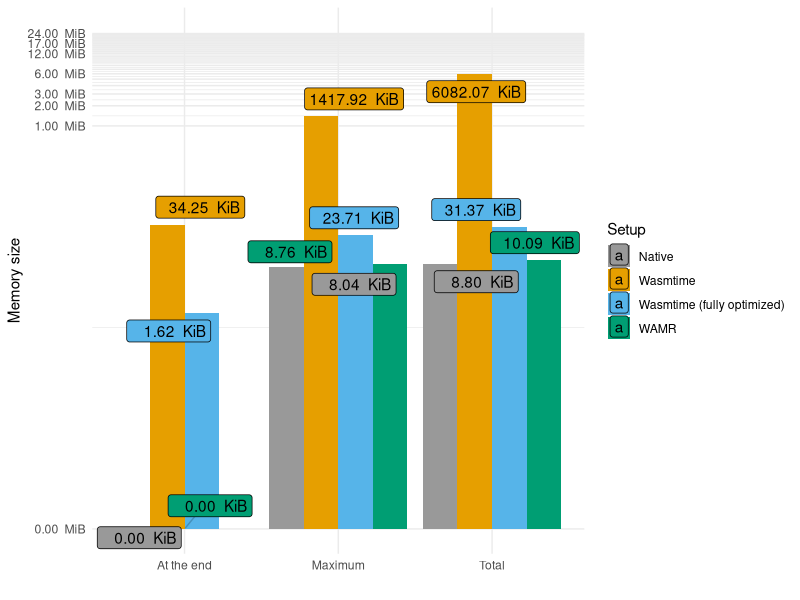
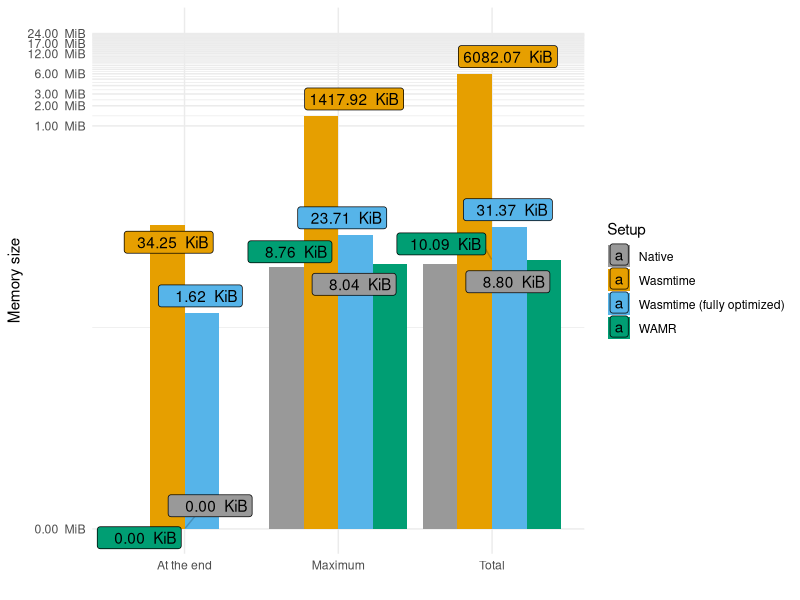

Generate these figures, in order, with R:
library(ggplot2)
library(ggrepel)

# Colorblind-friendly palette
cbPalette <- c("#999999", "#E69F00", "#56B4E9", "#009E73", "#F0E442", "#0072B2", "#D55E00", "#CC79A7")
 
# Create a dataset
setup <- c(rep("Native" , 3), rep("Wasmtime" , 3) , rep("Wasmtime (fully optimized)" , 3), rep("WAMR" , 3))
# setup <- c(rep("Native" , 3), rep("Wasmtime" , 3) , rep("Wasmtime (fully optimized)" , 3))
type <- rep(c("Total" , "Maximum" , "At the end") , 4)
# type <- rep(c("Total" , "Maximum" , "At the end") , 3)

value_display <- c(9007,8238, 0, 6228039, 1451947, 35074, 32123, 24277, 1656, 10330, 8974, 0)
value_sensor <- c(1270,1052, 1024, 26123631, 2666861, 35074, 38081, 30294, 1656)

# value <- value_sensor
value <- value_display

data <- data.frame(setup,type,value)

# Change the order from alphabetical to the desired one
data$order <- factor(data$setup, levels = c("Native", "Wasmtime", "Wasmtime (fully optimized)", "WAMR"))

to_kib <- function(val) {
    kib <- val / 1024
    rounded <- format(round(kib, 2), nsmall = 2)

    paste(rounded, " KiB")
}

to_mib <- function(val) {
    kib <- val / 1024
    rounded <- format(round(kib / 1024, 2), nsmall = 2)

    paste(rounded, " MiB")
}
 
# Grouped
ggplot(data, aes(fill=order, y=value, x=type)) + 
    # scale_y_continuous(transform = "log2", limits = c(NA, 3e07), labels = to_kib) +
    # scale_y_continuous(trans=scales::pseudo_log_trans(base = 2), limits = c(NA, 3e07)) +
    scale_y_continuous(transform = "pseudo_log", 
                       limits = c(NA, max(value_sensor)), 
                       labels = to_mib, 
                       breaks = seq(0, max(value_sensor), by = 1024 * 1024),
                       guide = guide_axis(check.overlap = TRUE)) + 
    scale_fill_manual(values=cbPalette) +
    geom_col(position = "dodge") +
    geom_label_repel(aes(label=to_kib(value)), segment.alpha = 0.2) + 
    labs(x = "", y = "Memory size", fill = "Setup") + 
    theme_minimal()

# ggsave("sensor_memory.png")
ggsave("display_memory.png")

